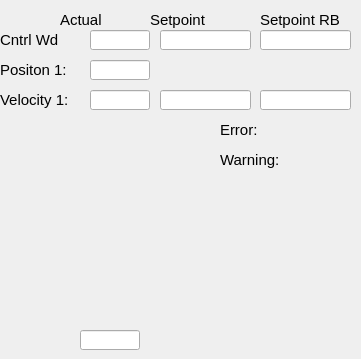
   <widget class="QWidget" name="tab">
    <property name="sizePolicy">
     <sizepolicy hsizetype="Fixed" vsizetype="Fixed">
      <horstretch>0</horstretch>
      <verstretch>0</verstretch>
     </sizepolicy>
    </property>
    <attribute name="title">
     <string>General</string>
    </attribute>
    <widget class="caLabel" name="calabel_9">
     <property name="geometry">
      <rect>
       <x>0</x>
       <y>30</y>
       <width>80</width>
       <height>20</height>
      </rect>
     </property>
     <property name="sizePolicy">
      <sizepolicy hsizetype="Fixed" vsizetype="Fixed">
       <horstretch>0</horstretch>
       <verstretch>0</verstretch>
      </sizepolicy>
     </property>
     <property name="font">
      <font>
       <pointsize>11</pointsize>
      </font>
     </property>
     <property name="text">
      <string>Cntrl Wd</string>
     </property>
     <property name="textFormat">
      <enum>Qt::PlainText</enum>
     </property>
     <property name="scaledContents">
      <bool>false</bool>
     </property>
    </widget>
    <widget class="caLabel" name="calabel_13">
     <property name="geometry">
      <rect>
       <x>220</x>
       <y>120</y>
       <width>80</width>
       <height>20</height>
      </rect>
     </property>
     <property name="sizePolicy">
      <sizepolicy hsizetype="Fixed" vsizetype="Fixed">
       <horstretch>0</horstretch>
       <verstretch>0</verstretch>
      </sizepolicy>
     </property>
     <property name="font">
      <font>
       <pointsize>11</pointsize>
      </font>
     </property>
     <property name="text">
      <string>Error:</string>
     </property>
    </widget>
    <widget class="caLabel" name="calabel_10">
     <property name="geometry">
      <rect>
       <x>0</x>
       <y>90</y>
       <width>80</width>
       <height>20</height>
      </rect>
     </property>
     <property name="sizePolicy">
      <sizepolicy hsizetype="Fixed" vsizetype="Fixed">
       <horstretch>0</horstretch>
       <verstretch>0</verstretch>
      </sizepolicy>
     </property>
     <property name="font">
      <font>
       <pointsize>11</pointsize>
      </font>
     </property>
     <property name="text">
      <string>Velocity 1:</string>
     </property>
    </widget>
    <widget class="caLineEdit" name="calineedit_9">
     <property name="geometry">
      <rect>
       <x>90</x>
       <y>30</y>
       <width>60</width>
       <height>20</height>
      </rect>
     </property>
     <property name="channel" stdset="0">
      <string notr="true">$(IOC):m$(MasterID)s$(SlaveID)-Drv$(ID)-TrqAct</string>
     </property>
     <property name="background">
      <color alpha="0">
       <red>160</red>
       <green>160</green>
       <blue>164</blue>
      </color>
     </property>
     <property name="colorMode">
      <enum>caLineEdit::Static</enum>
     </property>
     <property name="precisionMode">
      <enum>caLineEdit::Channel</enum>
     </property>
     <property name="unitsEnabled">
      <bool>true</bool>
     </property>
    </widget>
    <widget class="caLed" name="caled_Warning">
     <property name="geometry">
      <rect>
       <x>300</x>
       <y>150</y>
       <width>52</width>
       <height>12</height>
      </rect>
     </property>
     <property name="sizePolicy">
      <sizepolicy hsizetype="Preferred" vsizetype="MinimumExpanding">
       <horstretch>0</horstretch>
       <verstretch>0</verstretch>
      </sizepolicy>
     </property>
     <property name="minimumSize">
      <size>
       <width>4</width>
       <height>12</height>
      </size>
     </property>
     <property name="toolTip">
      <string>&lt;html&gt;&lt;head/&gt;&lt;body&gt;&lt;p&gt;E-Bus Power Status&lt;/p&gt;&lt;/body&gt;&lt;/html&gt;</string>
     </property>
     <property name="rectangular">
      <bool>true</bool>
     </property>
     <property name="gradientEnabled">
      <bool>false</bool>
     </property>
     <property name="ledHeight">
      <number>10</number>
     </property>
     <property name="channel" stdset="0">
      <string notr="true">$(IOC):m$(MasterID)s$(SlaveID)-Drv$(ID)-WrnAlrm</string>
     </property>
     <property name="colorMode">
      <enum>caLed::Static</enum>
     </property>
     <property name="falseColor">
      <color>
       <red>255</red>
       <green>170</green>
       <blue>0</blue>
      </color>
     </property>
     <property name="trueColor">
      <color>
       <red>0</red>
       <green>85</green>
       <blue>0</blue>
      </color>
     </property>
     <property name="trueValue">
      <string notr="true">0</string>
     </property>
     <property name="falseValue">
      <string notr="true">1</string>
     </property>
    </widget>
    <widget class="caLineEdit" name="calineedit_4">
     <property name="geometry">
      <rect>
       <x>90</x>
       <y>90</y>
       <width>60</width>
       <height>20</height>
      </rect>
     </property>
     <property name="channel" stdset="0">
      <string notr="true">$(IOC):m$(MasterID)s$(SlaveID)-Enc$(ID)-VelAct</string>
     </property>
     <property name="background">
      <color alpha="0">
       <red>160</red>
       <green>160</green>
       <blue>164</blue>
      </color>
     </property>
     <property name="colorMode">
      <enum>caLineEdit::Static</enum>
     </property>
     <property name="precisionMode">
      <enum>caLineEdit::User</enum>
     </property>
    </widget>
    <widget class="caLed" name="caled_Error">
     <property name="geometry">
      <rect>
       <x>300</x>
       <y>120</y>
       <width>52</width>
       <height>12</height>
      </rect>
     </property>
     <property name="sizePolicy">
      <sizepolicy hsizetype="Preferred" vsizetype="MinimumExpanding">
       <horstretch>0</horstretch>
       <verstretch>0</verstretch>
      </sizepolicy>
     </property>
     <property name="minimumSize">
      <size>
       <width>4</width>
       <height>12</height>
      </size>
     </property>
     <property name="toolTip">
      <string>&lt;html&gt;&lt;head/&gt;&lt;body&gt;&lt;p&gt;E-Bus Power Status&lt;/p&gt;&lt;/body&gt;&lt;/html&gt;</string>
     </property>
     <property name="rectangular">
      <bool>true</bool>
     </property>
     <property name="gradientEnabled">
      <bool>false</bool>
     </property>
     <property name="ledHeight">
      <number>10</number>
     </property>
     <property name="channel" stdset="0">
      <string notr="true">$(IOC):m$(MasterID)s$(SlaveID)-Drv$(ID)-ErrAlrm</string>
     </property>
     <property name="colorMode">
      <enum>caLed::Static</enum>
     </property>
     <property name="falseColor">
      <color>
       <red>170</red>
       <green>0</green>
       <blue>0</blue>
      </color>
     </property>
     <property name="trueColor">
      <color>
       <red>0</red>
       <green>85</green>
       <blue>0</blue>
      </color>
     </property>
     <property name="trueValue">
      <string notr="true">0</string>
     </property>
     <property name="falseValue">
      <string notr="true">1</string>
     </property>
    </widget>
    <widget class="caLabel" name="calabel_14">
     <property name="geometry">
      <rect>
       <x>220</x>
       <y>150</y>
       <width>80</width>
       <height>20</height>
      </rect>
     </property>
     <property name="sizePolicy">
      <sizepolicy hsizetype="Fixed" vsizetype="Fixed">
       <horstretch>0</horstretch>
       <verstretch>0</verstretch>
      </sizepolicy>
     </property>
     <property name="font">
      <font>
       <pointsize>11</pointsize>
      </font>
     </property>
     <property name="text">
      <string>Warning:</string>
     </property>
    </widget>
    <widget class="caLineEdit" name="calineedit">
     <property name="geometry">
      <rect>
       <x>90</x>
       <y>60</y>
       <width>60</width>
       <height>20</height>
      </rect>
     </property>
     <property name="channel" stdset="0">
      <string notr="true">$(IOC):m$(MasterID)s$(SlaveID)-Enc$(ID)-PosAct</string>
     </property>
     <property name="background">
      <color alpha="0">
       <red>160</red>
       <green>160</green>
       <blue>164</blue>
      </color>
     </property>
     <property name="colorMode">
      <enum>caLineEdit::Static</enum>
     </property>
     <property name="precisionMode">
      <enum>caLineEdit::User</enum>
     </property>
    </widget>
    <widget class="caLabel" name="calabel_5">
     <property name="geometry">
      <rect>
       <x>0</x>
       <y>60</y>
       <width>80</width>
       <height>20</height>
      </rect>
     </property>
     <property name="sizePolicy">
      <sizepolicy hsizetype="Fixed" vsizetype="Fixed">
       <horstretch>0</horstretch>
       <verstretch>0</verstretch>
      </sizepolicy>
     </property>
     <property name="font">
      <font>
       <pointsize>11</pointsize>
      </font>
     </property>
     <property name="text">
      <string>Positon 1:</string>
     </property>
    </widget>
    <widget class="caTextEntry" name="catextentry_13">
     <property name="geometry">
      <rect>
       <x>160</x>
       <y>90</y>
       <width>91</width>
       <height>20</height>
      </rect>
     </property>
     <property name="minimumSize">
      <size>
       <width>0</width>
       <height>20</height>
      </size>
     </property>
     <property name="maximumSize">
      <size>
       <width>16777215</width>
       <height>20</height>
      </size>
     </property>
     <property name="readOnly">
      <bool>false</bool>
     </property>
     <property name="channel" stdset="0">
      <string notr="true">$(IOC):m$(MasterID)s$(SlaveID)-Drv$(ID)-Spd</string>
     </property>
     <property name="keepFocus">
      <bool>true</bool>
     </property>
    </widget>
    <widget class="caTextEntry" name="catextentry_14">
     <property name="geometry">
      <rect>
       <x>260</x>
       <y>90</y>
       <width>91</width>
       <height>20</height>
      </rect>
     </property>
     <property name="minimumSize">
      <size>
       <width>0</width>
       <height>20</height>
      </size>
     </property>
     <property name="maximumSize">
      <size>
       <width>16777215</width>
       <height>20</height>
      </size>
     </property>
     <property name="readOnly">
      <bool>false</bool>
     </property>
     <property name="channel" stdset="0">
      <string notr="true">$(IOC):m$(MasterID)s$(SlaveID)-Drv$(ID)-Spd-RB</string>
     </property>
     <property name="keepFocus">
      <bool>true</bool>
     </property>
    </widget>
    <widget class="caTextEntry" name="catextentry_16">
     <property name="geometry">
      <rect>
       <x>160</x>
       <y>30</y>
       <width>91</width>
       <height>20</height>
      </rect>
     </property>
     <property name="minimumSize">
      <size>
       <width>0</width>
       <height>20</height>
      </size>
     </property>
     <property name="maximumSize">
      <size>
       <width>16777215</width>
       <height>20</height>
      </size>
     </property>
     <property name="readOnly">
      <bool>false</bool>
     </property>
     <property name="channel" stdset="0">
      <string notr="true">$(IOC):m$(MasterID)s$(SlaveID)-Drv$(ID)-Cmd</string>
     </property>
     <property name="keepFocus">
      <bool>true</bool>
     </property>
    </widget>
    <widget class="caTextEntry" name="catextentry_17">
     <property name="geometry">
      <rect>
       <x>260</x>
       <y>30</y>
       <width>91</width>
       <height>20</height>
      </rect>
     </property>
     <property name="minimumSize">
      <size>
       <width>0</width>
       <height>20</height>
      </size>
     </property>
     <property name="maximumSize">
      <size>
       <width>16777215</width>
       <height>20</height>
      </size>
     </property>
     <property name="readOnly">
      <bool>false</bool>
     </property>
     <property name="channel" stdset="0">
      <string notr="true">$(IOC):m$(MasterID)s$(SlaveID)-Drv$(ID)-Cmd-RB</string>
     </property>
     <property name="keepFocus">
      <bool>true</bool>
     </property>
    </widget>
    <widget class="caLineEdit" name="calineedit_8">
     <property name="geometry">
      <rect>
       <x>80</x>
       <y>330</y>
       <width>60</width>
       <height>20</height>
      </rect>
     </property>
     <property name="channel" stdset="0">
      <string notr="true">$(IOC):m$(MasterID)s$(SlaveID)-Drv$(ID)-ModeAct</string>
     </property>
     <property name="background">
      <color alpha="0">
       <red>160</red>
       <green>160</green>
       <blue>164</blue>
      </color>
     </property>
     <property name="colorMode">
      <enum>caLineEdit::Static</enum>
     </property>
     <property name="precisionMode">
      <enum>caLineEdit::User</enum>
     </property>
    </widget>
    <widget class="caLabel" name="calabel_51">
     <property name="geometry">
      <rect>
       <x>60</x>
       <y>10</y>
       <width>80</width>
       <height>20</height>
      </rect>
     </property>
     <property name="sizePolicy">
      <sizepolicy hsizetype="Fixed" vsizetype="Fixed">
       <horstretch>0</horstretch>
       <verstretch>0</verstretch>
      </sizepolicy>
     </property>
     <property name="font">
      <font>
       <pointsize>11</pointsize>
      </font>
     </property>
     <property name="text">
      <string>Actual</string>
     </property>
     <property name="textFormat">
      <enum>Qt::PlainText</enum>
     </property>
     <property name="scaledContents">
      <bool>false</bool>
     </property>
    </widget>
    <widget class="caLabel" name="calabel_52">
     <property name="geometry">
      <rect>
       <x>150</x>
       <y>10</y>
       <width>80</width>
       <height>20</height>
      </rect>
     </property>
     <property name="sizePolicy">
      <sizepolicy hsizetype="Fixed" vsizetype="Fixed">
       <horstretch>0</horstretch>
       <verstretch>0</verstretch>
      </sizepolicy>
     </property>
     <property name="font">
      <font>
       <pointsize>11</pointsize>
      </font>
     </property>
     <property name="text">
      <string>Setpoint</string>
     </property>
     <property name="textFormat">
      <enum>Qt::PlainText</enum>
     </property>
     <property name="scaledContents">
      <bool>false</bool>
     </property>
    </widget>
    <widget class="caLabel" name="calabel_53">
     <property name="geometry">
      <rect>
       <x>260</x>
       <y>10</y>
       <width>80</width>
       <height>20</height>
      </rect>
     </property>
     <property name="sizePolicy">
      <sizepolicy hsizetype="Fixed" vsizetype="Fixed">
       <horstretch>0</horstretch>
       <verstretch>0</verstretch>
      </sizepolicy>
     </property>
     <property name="font">
      <font>
       <pointsize>11</pointsize>
      </font>
     </property>
     <property name="text">
      <string>Setpoint RB</string>
     </property>
     <property name="textFormat">
      <enum>Qt::PlainText</enum>
     </property>
     <property name="scaledContents">
      <bool>false</bool>
     </property>
    </widget>
   </widget>
